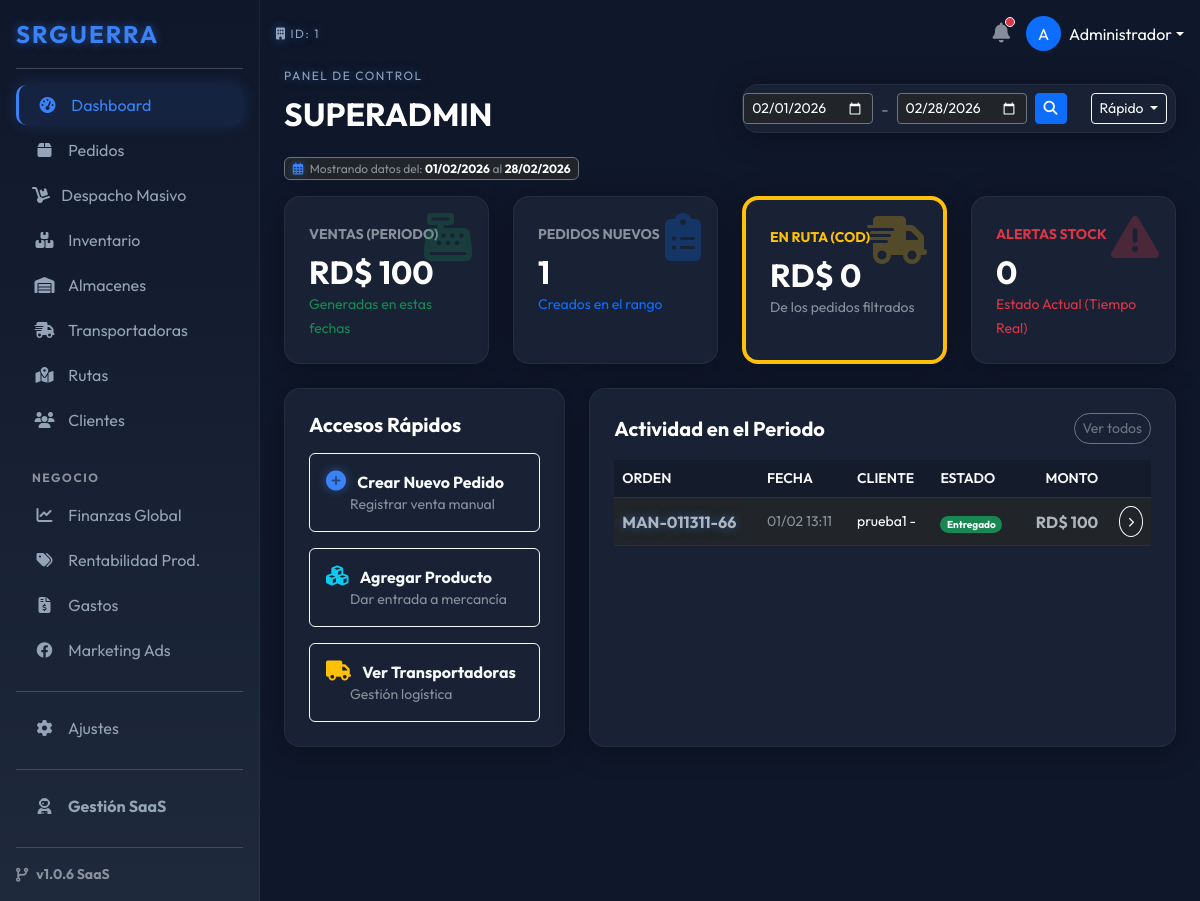
/index.php?ruta=dashboard&f_ini=2026-02-01&f_fin=2026-02-28 (signed in), run on the app's committed database.
### tables this page shows
CREATE TABLE `empresas` (
  `id` int(11) NOT NULL,
  `nombre_comercial` varchar(150) NOT NULL,
  `razon_social` varchar(150) DEFAULT NULL,
  `rnc` varchar(20) DEFAULT NULL,
  `telefono_contacto` varchar(20) DEFAULT NULL,
  `email_contacto` varchar(100) DEFAULT NULL,
  `direccion` text DEFAULT NULL,
  `logo` varchar(255) DEFAULT NULL,
  `sitio_web` varchar(100) DEFAULT NULL,
  `shopify_secret` varchar(255) DEFAULT NULL,
  `plan_suscripcion` enum('Gratis','Pro','Enterprise') DEFAULT 'Pro',
  `estado` enum('Activo','Suspendido') DEFAULT 'Activo',
  `fecha_registro` datetime DEFAULT current_timestamp()
);

CREATE TABLE `pedidos` (
  `id` int(11) NOT NULL,
  `empresa_id` int(11) NOT NULL,
  `cliente_id` int(11) NOT NULL,
  `transportadora_id` int(11) DEFAULT NULL,
  `almacen_id` int(11) DEFAULT NULL,
  `shopify_order_id` bigint(20) DEFAULT NULL,
  `origen` varchar(50) DEFAULT 'Manual',
  `numero_orden` varchar(50) NOT NULL,
  `estado_interno` enum('Nuevo','Confirmado','En Ruta','Entregado','Devuelto','Cancelado') DEFAULT 'Nuevo',
  `total_venta` decimal(10,2) NOT NULL,
  `costo_envio_real` decimal(10,2) DEFAULT 0.00,
  `costo_empaque_real` decimal(10,2) DEFAULT 0.00,
  `notas_internas` text DEFAULT NULL,
  `motivo_rechazo` text DEFAULT NULL,
  `guia_transporte` varchar(100) DEFAULT NULL,
  `fecha_creacion` datetime DEFAULT current_timestamp(),
  `fecha_entrega` datetime DEFAULT NULL,
  `fecha_actualizacion` datetime DEFAULT NULL
);

CREATE TABLE `clientes` (
  `id` int(11) NOT NULL,
  `empresa_id` int(11) NOT NULL,
  `nombre` varchar(150) NOT NULL,
  `telefono` varchar(50) NOT NULL,
  `email` varchar(150) DEFAULT NULL,
  `provincia` varchar(100) DEFAULT NULL,
  `ciudad` varchar(100) DEFAULT NULL,
  `direccion` text DEFAULT NULL,
  `shopify_customer_id` bigint(20) DEFAULT NULL
);

### modules/dashboard/index.php (the view, shortened to what this page needs)
<?php
$empresa_id = $_SESSION['empresa_id'];
$stmt_emp = $pdo->prepare("SELECT nombre_comercial FROM empresas WHERE id = ?");
$stmt_emp->execute([$empresa_id]);
$nombre_empresa = $stmt_emp->fetchColumn();
$fecha_inicio = isset($_GET['f_ini']) ? $_GET['f_ini'] : date('Y-m-d');
$fecha_fin    = isset($_GET['f_fin']) ? $_GET['f_fin'] : date('Y-m-d');
$sql_f_ini = $fecha_inicio . " 00:00:00";
$sql_f_fin = $fecha_fin . " 23:59:59";
$sql_ventas = "SELECT SUM(total_venta) FROM pedidos
               WHERE empresa_id = ?
               AND estado_interno != 'Cancelado'
               AND fecha_creacion BETWEEN ? AND ?";
$stmt = $pdo->prepare($sql_ventas);
$stmt->execute([$empresa_id, $sql_f_ini, $sql_f_fin]);
$ventas_periodo = $stmt->fetchColumn() ?: 0;
$sql_conteo = "SELECT COUNT(*) FROM pedidos
               WHERE empresa_id = ?
               AND fecha_creacion BETWEEN ? AND ?";
$stmt = $pdo->prepare($sql_conteo);
$stmt->execute([$empresa_id, $sql_f_ini, $sql_f_fin]);
$total_pedidos_periodo = $stmt->fetchColumn() ?: 0;
$sql_ruta = "SELECT SUM(total_venta) FROM pedidos
             WHERE empresa_id = ?
             AND estado_interno = 'En Ruta'
             AND fecha_creacion BETWEEN ? AND ?";
$stmt = $pdo->prepare($sql_ruta);
$stmt->execute([$empresa_id, $sql_f_ini, $sql_f_fin]);
$dinero_calle = $stmt->fetchColumn() ?: 0;
$sql_stock = "SELECT COUNT(*) FROM productos WHERE empresa_id = ? AND stock_actual <= 10";
$stmt = $pdo->prepare($sql_stock);
$stmt->execute([$empresa_id]);
$alertas_stock = $stmt->fetchColumn() ?: 0;
$sql_recent = "SELECT p.*, c.nombre as cliente FROM pedidos p
               LEFT JOIN clientes c ON p.cliente_id = c.id
               WHERE p.empresa_id = ?
               AND p.fecha_creacion BETWEEN ? AND ?
               ORDER BY p.id DESC LIMIT 10";
$stmt = $pdo->prepare($sql_recent);
$stmt->execute([$empresa_id, $sql_f_ini, $sql_f_fin]);
$ultimos_pedidos = $stmt->fetchAll();
?>
<div class="row align-items-end mb-4" style="position: relative; z-index: 1050;">
        <div class="col-md-6">
        <span class="h-label text-neon">PANEL DE CONTROL</span>
        <h2 class="fw-bold text-white mb-0"><?php echo strtoupper($nombre_empresa); ?></h2>
    </div>
    <div class="col-md-6">
        <div class="card-glass p-2">
            <form action="index.php" method="GET" class="d-flex gap-2 align-items-center justify-content-end">
                <input type="date" name="f_ini" value="<?php echo $fecha_inicio; ?>" class="form-control form-control-sm bg-dark text-white border-secondary" style="max-width: 130px;">
                <span class="text-muted">-</span>
                <input type="date" name="f_fin" value="<?php echo $fecha_fin; ?>" class="form-control form-control-sm bg-dark text-white border-secondary" style="max-width: 130px;">
                <button type="submit" class="btn btn-sm btn-primary"><i class="fas fa-search"></i></button>
                <div class="dropdown">
                    <button class="btn btn-sm btn-outline-light dropdown-toggle" type="button" data-bs-toggle="dropdown">
                        Rápido
                    </button>
                </div>
            </form>
        </div>
    </div>
</div>
<div class="d-flex align-items-center mb-3">
    <span class="badge bg-dark border border-secondary text-muted fw-normal">
        <i class="far fa-calendar-alt me-1 text-neon"></i>
        Mostrando datos del: <b class="text-white"><?php echo date('d/m/Y', strtotime($fecha_inicio)); ?></b> al <b class="text-white"><?php echo date('d/m/Y', strtotime($fecha_fin)); ?></b>
    </span>
</div>
<div class="row g-4 mb-4">
    <div class="col-md-3">
        <div class="card-glass p-4 h-100 position-relative overflow-hidden">
            <div class="position-absolute top-0 end-0 p-3 opacity-25">
                <i class="fas fa-cash-register fa-3x text-success"></i>
            </div>
            <small class="text-muted text-uppercase fw-bold">Ventas (Periodo)</small>
            <h2 class="text-white fw-bold mb-0 mt-2">RD$ <?php echo number_format($ventas_periodo, 0); ?></h2>
            <small class="text-success">Generadas en estas fechas</small>
        </div>
    </div>
    <div class="col-md-3">
        <div class="card-glass p-4 h-100 position-relative overflow-hidden">
            <div class="position-absolute top-0 end-0 p-3 opacity-25">
                <i class="fas fa-clipboard-list fa-3x text-primary"></i>
            </div>
            <small class="text-muted text-uppercase fw-bold">Pedidos Nuevos</small>
            <h2 class="text-white fw-bold mb-0 mt-2"><?php echo $total_pedidos_periodo; ?></h2>
            <small class="text-primary">Creados en el rango</small>
        </div>
    </div>
    <div class="col-md-3">
        <div class="card-glass p-4 h-100 position-relative overflow-hidden border-start border-4 border-warning">
            <div class="position-absolute top-0 end-0 p-3 opacity-25">
                <i class="fas fa-shipping-fast fa-3x text-warning"></i>
            </div>
            <small class="text-warning text-uppercase fw-bold">En Ruta (COD)</small>
            <h2 class="text-white fw-bold mb-0 mt-2">RD$ <?php echo number_format($dinero_calle, 0); ?></h2>
            <small class="text-muted">De los pedidos filtrados</small>
        </div>
    </div>
    <div class="col-md-3">
        <div class="card-glass p-4 h-100 position-relative overflow-hidden <?php echo $alertas_stock > 0 ? 'bg-danger bg-opacity-10' : ''; ?>">
            <div class="position-absolute top-0 end-0 p-3 opacity-25">
                <i class="fas fa-exclamation-triangle fa-3x text-danger"></i>
            </div>
            <small class="text-danger text-uppercase fw-bold">Alertas Stock</small>
            <h2 class="text-white fw-bold mb-0 mt-2"><?php echo $alertas_stock; ?></h2>
            <small class="text-danger">Estado Actual (Tiempo Real)</small>
        </div>
    </div>
</div>
<div class="row g-4">
    <div class="col-md-4">
        <div class="card-glass p-4 h-100">
            <h5 class="text-white fw-bold mb-3">Accesos Rápidos</h5>
            <div class="d-grid gap-3">
                <a href="index.php?ruta=pedidos/nuevo" class="btn btn-outline-light text-start p-3 hover-scale">
                    <i class="fas fa-plus-circle text-neon me-2 fs-5"></i>
                    <span class="fw-bold">Crear Nuevo Pedido</span>
                    <small class="d-block text-muted ms-4">Registrar venta manual</small>
                </a>
                <a href="index.php?ruta=inventario/nuevo" class="btn btn-outline-light text-start p-3 hover-scale">
                    <i class="fas fa-cubes text-info me-2 fs-5"></i>
                    <span class="fw-bold">Agregar Producto</span>
                    <small class="d-block text-muted ms-4">Dar entrada a mercancía</small>
                </a>
                <a href="index.php?ruta=transportadoras" class="btn btn-outline-light text-start p-3 hover-scale">
                    <i class="fas fa-truck text-warning me-2 fs-5"></i>
                    <span class="fw-bold">Ver Transportadoras</span>
                    <small class="d-block text-muted ms-4">Gestión logística</small>
                </a>
            </div>
        </div>
    </div>
    <div class="col-md-8">
        <div class="card-glass p-4 h-100">
            <div class="d-flex justify-content-between align-items-center mb-3">
                <h5 class="text-white fw-bold mb-0">Actividad en el Periodo</h5>
                <a href="index.php?ruta=pedidos&f_ini=<?php echo $fecha_inicio; ?>&f_fin=<?php echo $fecha_fin; ?>" class="btn btn-sm btn-outline-secondary rounded-pill">
                    Ver todos
                </a>
            </div>
            <div class="table-responsive">
                <table class="table table-dark-custom align-middle mb-0">
                    <thead>
                        <tr class="small text-muted text-uppercase">
                            <th>Orden</th>
                            <th>Fecha</th>
                            <th>Cliente</th>
                            <th>Estado</th>
                            <th class="text-end">Monto</th>
                            <th></th>
                        </tr>
                    </thead>
                    <tbody>
                        <?php if(count($ultimos_pedidos) > 0): ?>
                            <?php foreach($ultimos_pedidos as $p): ?>
                            <tr>
                                <td class="text-neon fw-bold"><?php echo $p['numero_orden']; ?></td>
                                <td class="text-muted small"><?php echo date('d/m H:i', strtotime($p['fecha_creacion'])); ?></td>
                                <td class="text-white small"><?php echo $p['cliente']; ?></td>
                                <td>
                                    <?php
                                        $badge = 'bg-secondary';
                                        if($p['estado_interno'] == 'Entregado') $badge = 'bg-success';
                                    ?>
                                    <span class="badge <?php echo $badge; ?> rounded-pill" style="font-size: 10px;"><?php echo $p['estado_interno']; ?></span>
                                </td>
                                <td class="text-end fw-bold">RD$ <?php echo number_format($p['total_venta'], 0); ?></td>
                                <td class="text-end">
                                    <a href="index.php?ruta=pedidos/ver&id=<?php echo $p['id']; ?>" class="btn btn-sm btn-outline-light rounded-circle">
                                        <i class="fas fa-chevron-right" style="font-size: 10px;"></i>
                                    </a>
                                </td>
                            </tr>
                            <?php endforeach; ?>
                        <?php else: ?>
                            <tr><td colspan="6" class="text-center text-muted py-5">No hay actividad registrada en estas fechas.</td></tr>
                        <?php endif; ?>
                    </tbody>
                </table>
            </div>
        </div>
    </div>
</div>

### assets/css/futuristic.css (style rules this page uses)
:root { --bg-dark: #0f172a; --bg-card: #1e293b; --primary-neon: #3b82f6; --accent-neon: #8b5cf6; --text-main: #f8fafc; --text-muted: #94a3b8; --success-glow: rgba(34, 197, 94, 0.2); --danger-glow: rgba(239, 68, 68, 0.2); }
body { background-color: var(--bg-dark); color: var(--text-main); font-family: 'Outfit', sans-serif; }
.card-glass { background: rgba(30, 41, 59, 0.7); backdrop-filter: blur(10px); -webkit-backdrop-filter: blur(10px); border: 1px solid rgba(255, 255, 255, 0.05); border-radius: 16px; box-shadow: 0 4px 30px rgba(0, 0, 0, 0.3); transition: transform 0.2s; }
.text-neon { color: var(--primary-neon); text-shadow: 0 0 10px rgba(59, 130, 246, 0.5); }
.h-label { font-size: 0.75rem; text-transform: uppercase; letter-spacing: 1.5px; color: var(--text-muted); margin-bottom: 10px; display: block; }
.table-dark-custom { background: transparent; color: var(--text-muted); }
.table-dark-custom th { background: rgba(0,0,0,0.2); color: var(--text-main); border-bottom: 1px solid rgba(255,255,255,0.1); font-weight: 600; }
.table-dark-custom td { border-bottom: 1px solid rgba(255,255,255,0.05); vertical-align: middle; }

### modules/dashboard/index.php (style rules this page uses)
.hover-scale { transition: transform 0.2s; }

### data on the page
empresas: nombre_comercial "SUPERADMIN"
pedidos: numero_orden "MAN-011311-66", fecha_creacion "01/02 13:11", cliente.nombre "prueba1 -", estado_interno "Entregado", total_venta "100"

### other printed values
$_SESSION['empresa_id'] "1"
substr($_SESSION['usuario_nombre'], 0, 1) "A"
explode(' ', $_SESSION['usuario_nombre'])[0] "Administrador"
date('d/m/Y', strtotime($fecha_inicio)) "01/02/2026"
date('d/m/Y', strtotime($fecha_fin)) "28/02/2026"
$ventas_periodo "100"
$total_pedidos_periodo "1"
$dinero_calle "0"
$alertas_stock "0"
